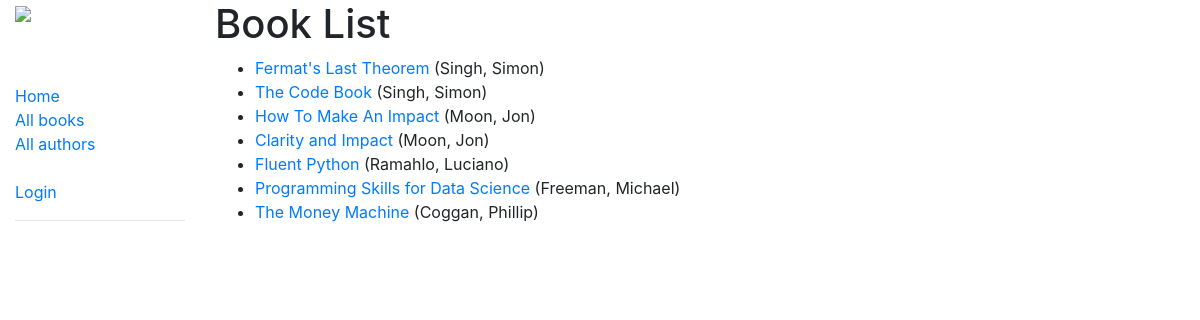
Page /catalog/books/ on the earlier database version.
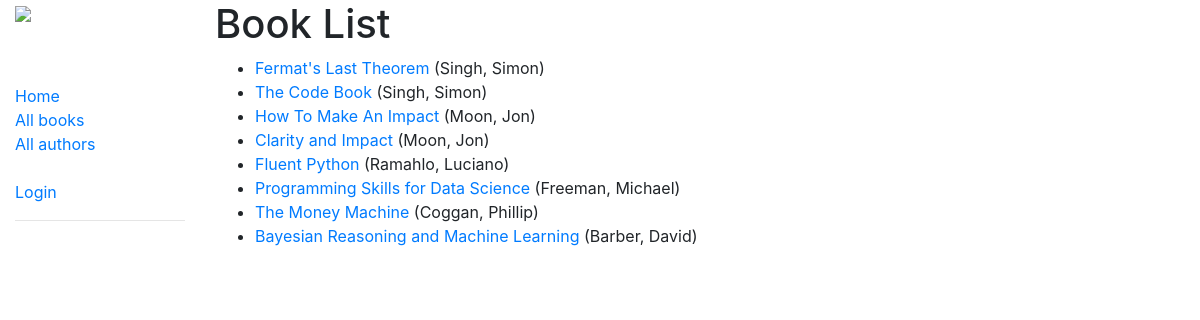
Same page on the later database version.
### catalog/models.py (models this page shows, shortened)
class Book(models.Model):
    title = models.CharField(max_length=200)
    author = models.ForeignKey("Author", on_delete=models.SET_NULL, null = True)
    summary = models.TextField(max_length = 1000
            , help_text = "Enter a brief description of the book")
    isbn = models.CharField("ISBN", max_length= 13
            , help_text = '13 character <a href="https://www.isbn-international.org/content/what-isbn">ISBN number</a>')
    genre = models.ManyToManyField(Genre, help_text = "Select a genre for the book")
    language = models.ForeignKey('Language', on_delete = models.SET_NULL, null=True)
    def get_absolute_url(self):
        return reverse('book-detail', args=[str(self.id)])
    def display_genre(self):
        """Create a string for the Genre. This is required to display genre in Admin."""
        return ', '.join(genre.name for genre in self.genre.all()[:3])
    display_genre.short_description = 'Genre'

class Author(models.Model):
    first_name = models.CharField(max_length = 100)
    last_name = models.CharField(max_length = 100)
    date_of_birth = models.DateField(null = True, blank = True)
    date_of_death = models.DateField('died', null = True, blank = True)
    class Meta:
        ordering = ['last_name', 'first_name']
    def __str__(self):
        return f"{self.last_name}, {self.first_name}"

### catalog/views.py (the view)
# urls.py: , path("books/", views.BookListView.as_view(), name='books')
class BookListView(generic.ListView):
    model = Book

### catalog/templates/catalog/book_list.html (shortened to what this page needs)
{% extends "base_generic.html" %}
{% block content %}
  <h1>Book List</h1>
  {% if book_list %}
  <ul>
    {% for book in book_list %}
    <li>
      <a href="{{ book.get_absolute_url }}">{{ book.title }}<a> ({{ book.author }})
    </li>
    {% endfor %}
  </ul>
  {% else %}
    <p>There are no books in the library</p>
  {% endif %}
{% endblock %}

Differences in the rows shown:
added Book: title "Bayesian Reasoning and Machine Learning", author "Barber, David"
